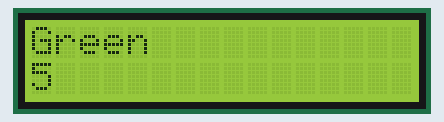
Simulated run of this sketch. Board: Arduino Uno, built with avr-gcc and run on an emulated ATmega328P. Parts: 16×2 character LCD.

Above: at 0.1 s.
At 3.1 s:
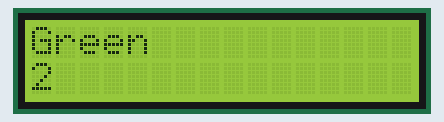
At 5.1 s:
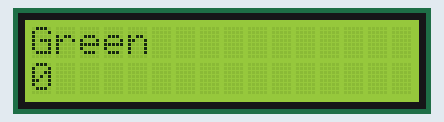
At 7.1 s:
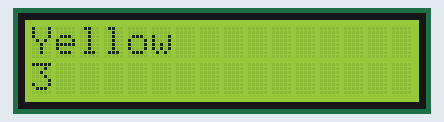
At 11.1 s:
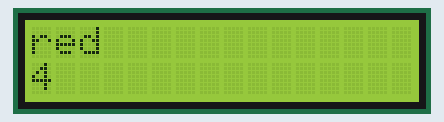
At 15.1 s:
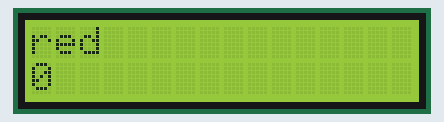

Measured:
- by itself, everything shown: repeats every 16.0 s, in 19 steps
- what the display in image 1 shows lasts 1.0 s, from 3.0 s to 4.0 s

The sketch:

Traffic_Litgh.ino
```cpp
/*  2023/12/7
 *  紅綠燈系統
 *  外接LCD螢幕顯示，使用中斷函示庫
 *  顯示部分的delay()可能需要再討論。以及是否要外接LED燈
 *
 *
 */

#include <FlexiTimer2.h> // 引入計時中斷函式庫
#include <LiquidCrystal.h>

LiquidCrystal lcd(8, 9, 4, 5, 6, 7);

static unsigned int num;

void print_light(int light){

  if(light<=5){
    if(light==0){
      lcd.clear();
      lcd.setCursor(0, 0);
      lcd.print("Green");
      lcd.setCursor(0, 1);
      lcd.print(num*-1+5);
      delay(1000);
    }

    lcd.setCursor(0, 0);
    lcd.print("Green");
    lcd.setCursor(0, 1);
    lcd.print(num*-1+5);
  }
  else if(light>5 && light <=10){
    if(light==6){
      lcd.clear();
      lcd.setCursor(0, 0);
      lcd.print("Yellow");
      lcd.setCursor(0, 1);
      lcd.print(num*-1+10);
      delay(1000);
    }

    lcd.setCursor(0, 0);
    lcd.print("Yellow");
    lcd.setCursor(0, 1);
    lcd.print(num*-1+10);
  }
  else{
    if(light==11){
      lcd.clear();
      lcd.setCursor(0, 0);
      lcd.print("red");
      lcd.setCursor(0, 1);
      lcd.print(num*-1+15);
      delay(1000);
    }
    lcd.setCursor(0, 0);
    lcd.print("red");
    lcd.setCursor(0, 1);
    lcd.print(num*-1+15);
  }

}
void timer_isr_routine() { // 計時中斷函數
  num++;
  if(num>15)
    num=0;

}

void setup() {

  FlexiTimer2::set(1000, timer_isr_routine); // 每1000ms產生中斷，進入中斷服務常式
  FlexiTimer2::start(); // 啟動開始計時
  lcd.begin(16, 2);
  //lcd.print("Timer");
  num = 0;
}

void loop() { // 主程式無作用，或執行其它程式

  print_light(num);

}
```
